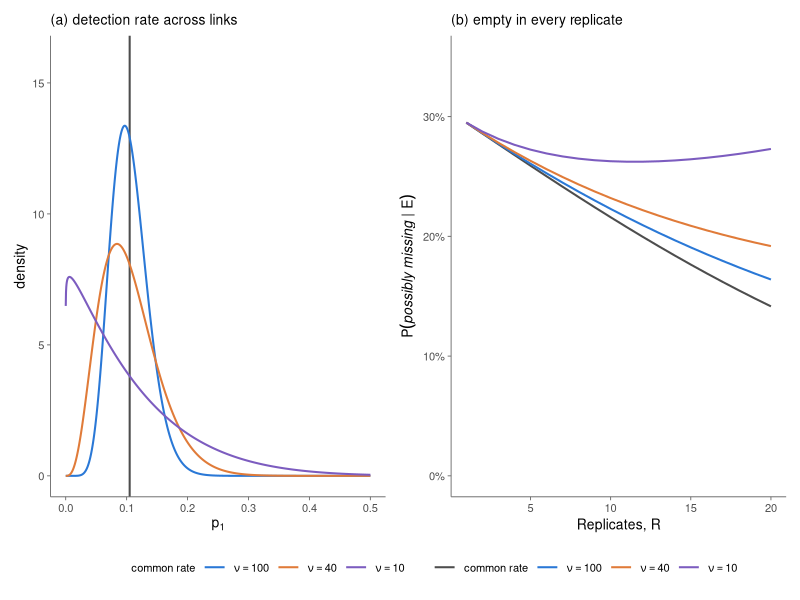
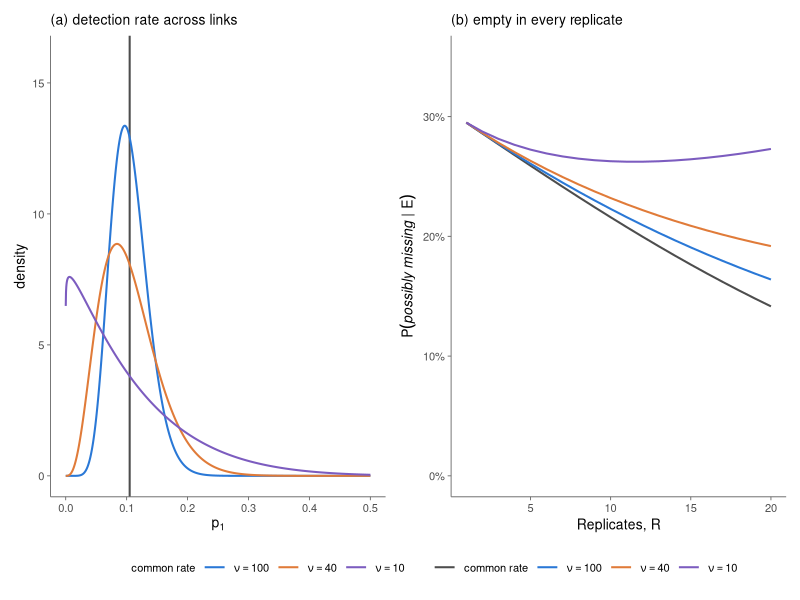

Write the R code that produced these figures, in order.
## ---------------------------------------------------------------------------
## SI figure: heterogeneous links. Under L_r = realisable in the replicates,
## rho enters the likelihood only through p_1 = rho(1 - eps_l), so it is enough
## to let p_1 vary. p_1 is drawn once per link from Beta(a, b) with mean pbar
## and concentration nu = a + b, and held fixed across that link's replicates,
## which makes the count of detections beta-binomial:
##
##   P(n | L_r = 1) = C(R,n) B(a+n, b+R-n) / B(a,b),   a = pbar*nu, b = (1-pbar)*nu
##
## Evidence: Y = 1, O_l = 0. Directional local axis (Eq. likelihood_dir).
## ---------------------------------------------------------------------------

library(ggplot2)
library(patchwork)

## Figures are written to Bayesian_framework/bayesian_figures. Resolved here so
## the script works whether it is run from the project root or from inside
## Bayesian_framework/, and the folder is created if it is missing.
fig_dir <- if (dir.exists("Bayesian_framework"))
             file.path("Bayesian_framework", "bayesian_figures") else "bayesian_figures"
dir.create(fig_dir, recursive = TRUE, showWarnings = FALSE)

eY     <- 0.20
el     <- 0.30
f      <- 0.05
rho    <- 0.15
pbar   <- rho * (1 - el)      # 0.105, the common rate of Eq. cumulative
nus    <- c(100, 40, 10)      # concentrations shown, plus the common rate
Rs     <- 1:20

## the eight categories as (z_Y, z_l, z_r)
sig <- rbind(c(1,1,1), c(1,1,0), c(1,0,1), c(1,0,0),
             c(0,1,1), c(0,1,0), c(0,0,1), c(0,0,0))
rownames(sig) <- c("recurrent","locally unique","possibly missing","phantom",
                   "model-elusive","weakly-supported","locally absent",
                   "possibly forbidden")
PM <- 3

## ---- replicate factor for z_r = 1, binomial coefficient dropped -------------
rep1 <- function(n, R, nu) {
  if (is.na(nu)) pbar^n * (1 - pbar)^(R - n)                 # common rate
  else exp(lbeta(pbar * nu + n, (1 - pbar) * nu + R - n) -
           lbeta(pbar * nu, (1 - pbar) * nu))                # beta-binomial
}

post <- function(R, n, nu, which) {
  L <- numeric(8)
  for (i in 1:8) {
    lY <- if (sig[i,1] == 1) 1 - eY else eY
    lL <- if (sig[i,2] == 1) el else 1 - f           # O_l = 0, directional
    pr <- if (sig[i,3] == 1) rep1(n, R, nu) else f^n * (1 - f)^(R - n)
    L[i] <- lY * lL * pr
  }
  (L / sum(L))[which]
}

lev  <- c("common rate", paste0("nu == ", nus))
cols <- setNames(c("#4D4D4D", "#2A78D6", "#E07B39", "#7C5CBF"), lev)
labs <- setNames(c("common rate", expression(nu == 100), expression(nu == 40),
                   expression(nu == 10)), lev)

## ---- (a) the distribution of the detection rate across links ---------------
gridp <- seq(1e-4, 0.5, length.out = 1200)
dens <- do.call(rbind, lapply(seq_along(nus), function(k) {
  data.frame(level = lev[k + 1], p = gridp,
             d = dbeta(gridp, pbar * nus[k], (1 - pbar) * nus[k]))
}))
dens$level <- factor(dens$level, levels = lev)

pa <- ggplot(dens, aes(p, d, colour = level)) +
  geom_vline(xintercept = pbar, colour = cols[1], linewidth = 0.7) +
  geom_line(linewidth = 0.7) +
  scale_colour_manual(values = cols, labels = labs, drop = FALSE) +
  coord_cartesian(ylim = c(0, 16)) +
  labs(title = "(a) detection rate across links",
       x = expression(p[1]), y = "density")

## ---- (b) empty in every replicate ------------------------------------------
curves <- do.call(rbind, lapply(c(NA, nus), function(nu) {
  data.frame(level = if (is.na(nu)) lev[1] else paste0("nu == ", nu),
             R = Rs, p = sapply(Rs, function(R) post(R, 0, nu, PM)))
}))
curves$level <- factor(curves$level, levels = lev)

pct <- function(x) paste0(round(100 * x), "%")
pb <- ggplot(curves, aes(R, p, colour = level)) +
  geom_line(linewidth = 0.7) +
  scale_colour_manual(values = cols, labels = labs, drop = FALSE) +
  scale_y_continuous(limits = c(0, 0.35), labels = pct) +
  scale_x_continuous(breaks = scales::pretty_breaks(5)) +
  labs(title = "(b) empty in every replicate",
       x = "Replicates, R",
       y = expression(P(italic("possibly missing")~"|"~E)))

base <- theme_classic(base_size = 10) +
  theme(legend.position = "bottom", legend.title = element_blank(),
        legend.key.width = unit(18, "pt"),
        plot.title = element_text(size = 10, hjust = 0),
        axis.line = element_line(colour = "grey40", linewidth = 0.3),
        axis.ticks = element_line(colour = "grey40", linewidth = 0.3))

fig <- (pa + pb) & base
fig <- fig + plot_layout(guides = "collect") & theme(legend.position = "bottom")

## ---- reported values --------------------------------------------------------
cat("kappa =", (1 - eY) * (1 - f) / ((1 - f) + el), "\n")
for (nu in c(NA, nus)) {
  cat(sprintf("nu=%-7s", ifelse(is.na(nu), "common", as.character(nu))))
  for (R in c(1, 5, 10, 20)) cat(sprintf("  R%2d %.4f", R, post(R, 0, nu, PM)))
  cat("\n")
}
cat("\ndetections (n = R), possibly missing\n")
for (nu in c(NA, nus)) {
  cat(sprintf("nu=%-7s", ifelse(is.na(nu), "common", as.character(nu))))
  for (R in c(1, 5, 10, 20)) cat(sprintf("  R%2d %.4f", R, post(R, R, nu, PM)))
  cat("\n")
}
cat("\nphantom under empty replicates\n")
for (nu in c(NA, nus)) {
  cat(sprintf("nu=%-7s", ifelse(is.na(nu), "common", as.character(nu))))
  for (R in c(1, 5, 10, 20)) cat(sprintf("  R%2d %.4f", R, post(R, 0, nu, 4)))
  cat("\n")
}

ggsave(file.path(fig_dir, "SI_heterogeneity.pdf"), fig, width = 7.2, height = 3.2)
ggsave(file.path(fig_dir, "SI_heterogeneity.png"), fig, width = 7.2, height = 3.2, dpi = 300)
